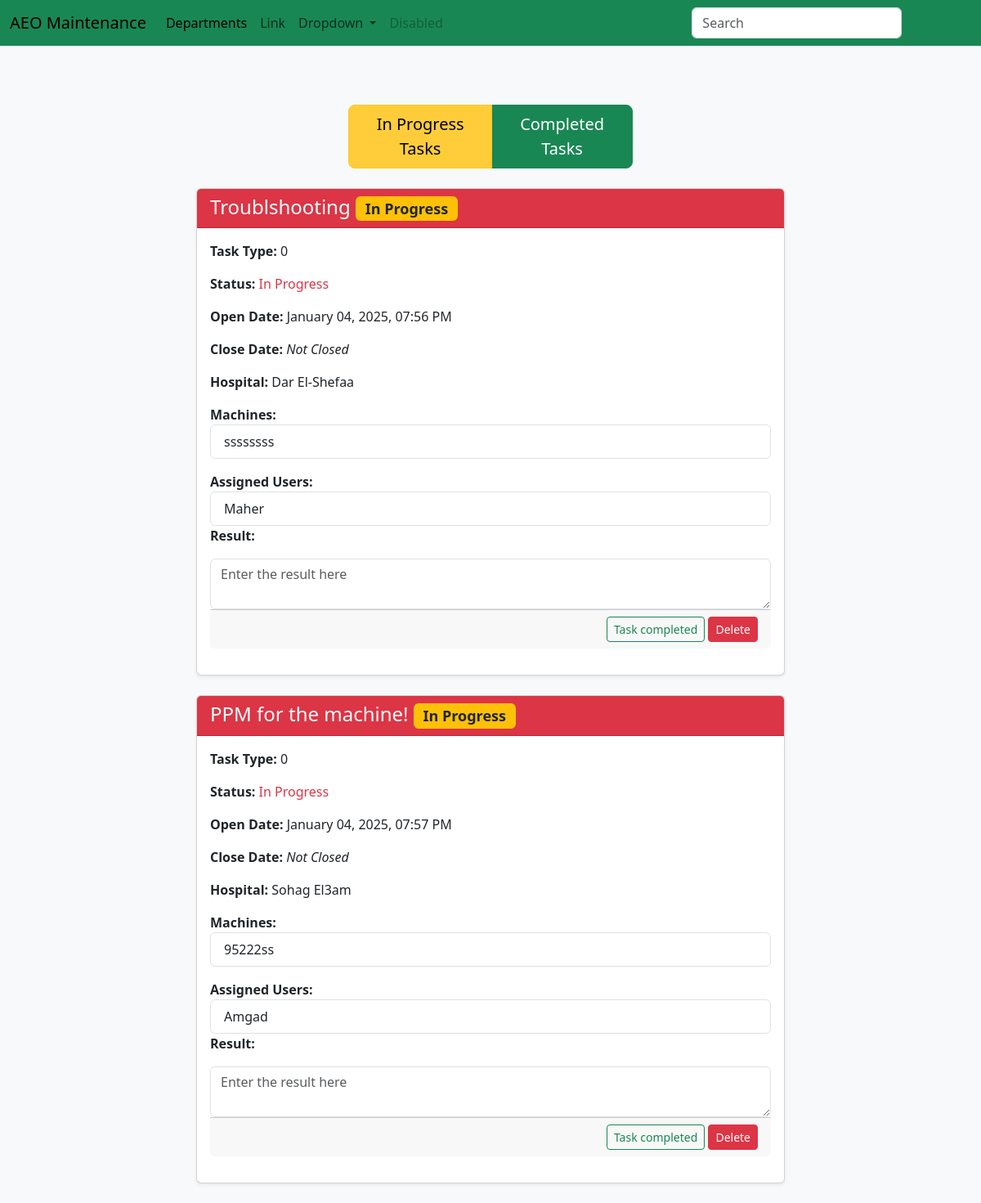
Page /departments/1/in_progress_tasks/ on the earlier database version.
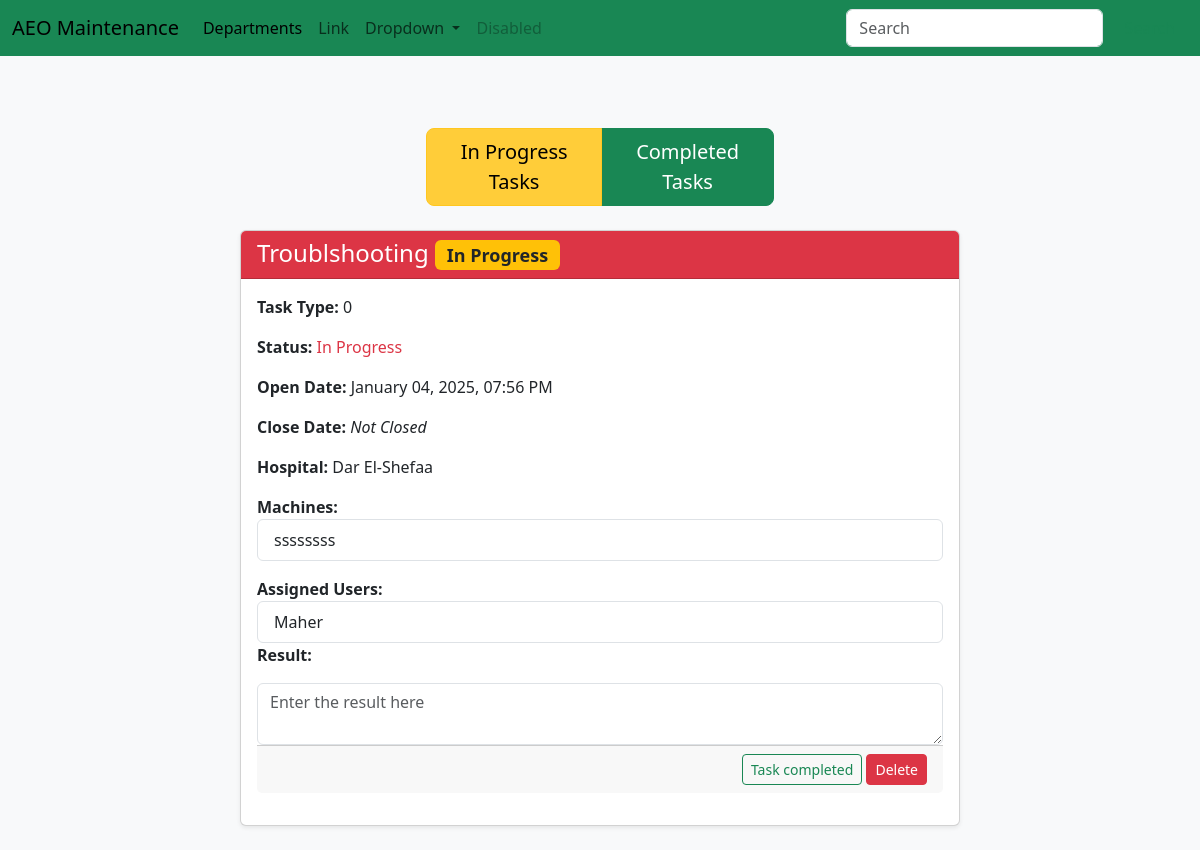
Same page on the later database version.
### maintenance_system/models.py (models this page shows, shortened)
class Task(db.Model):
	id = db.Column(db.Integer, primary_key=True)
	task_type = db.Column(db.String(80))
	status = db.Column(db.Integer, default=int(0)) # 0: not completed, 1: in progress, 2: done
	open_date = db.Column(db.DateTime, nullable=False, default=default_time)
	close_date = db.Column(db.DateTime)
	description = db.Column(db.String(200))
	result = db.Column(db.String(200))
	hospital_id = db.Column(db.Integer, db.ForeignKey('hospital.id'))
	users = db.relationship('User', secondary='user_task', backref='tasks', lazy='dynamic')

class Hospital(db.Model):
	id = db.Column(db.Integer, primary_key=True)
	name = db.Column(db.String(80), unique=True)
	governorate = db.Column(db.String(80))
	tasks = db.relationship('Task', backref='hospital', lazy=True)
	machines = db.relationship('Machine', backref='hospital', lazy=True)

class Machine(db.Model):
	id = db.Column(db.Integer, primary_key=True)
	serial_number = db.Column(db.String(80), unique=True)
	installation_date = db.Column(db.DateTime)
	contract_type = db.Column(db.Integer, default=int(0)) # 0: warranty, 1: maintenance, 2: none
	contract_name = db.Column(db.String(80))
	contract_start_date = db.Column(db.DateTime)
	contract_end_date = db.Column(db.DateTime)
	user_id = db.Column(db.Integer, db.ForeignKey('user.id'))
	model_id = db.Column(db.Integer, db.ForeignKey('model.id'))
	hospital_id = db.Column(db.Integer, db.ForeignKey('hospital.id'))
	tasks = db.relationship('Task', secondary='machine_task', backref='machines', lazy='dynamic')

class User(db.Model):
	id = db.Column(db.Integer, primary_key=True)
	username = db.Column(db.String(80), unique=True)
	email = db.Column(db.String(120), unique=True)
	password = db.Column(db.String(120))
	rank = db.Column(db.String(120), default="Junior")
	profile_pic = db.Column(db.String(120), default="default.jpg")
	department_id = db.Column(db.Integer, db.ForeignKey('department.id'))
	machines = db.relationship('Machine', backref='user', lazy=True)
	hospitals = db.relationship('Hospital', secondary='user_hospital', backref='users', lazy='dynamic')

### maintenance_system/routes.py (the view)
@app.route('/departments/<int:department_id>/in_progress_tasks/', methods=['GET', 'POST'])
def in_progress_tasks(department_id):
    department = Department.query.get_or_404(department_id)
    tasks = Task.query.join(Task.machines).join(Machine.model).join(Model.device).filter(Device.department_id == department_id).all()
    tasks = [task for task in tasks if task.status == 0]
    return render_template('in_progress_tasks.html', department=department, tasks=tasks)

### maintenance_system/Templates/in_progress_tasks.html (shortened to what this page needs)
{% extends "layout.html" %}
{% block content %}
<div class="container mt-4">
	<div class="row justify-content-center">
		<div class="col-lg-4 mb-4">
			<div class="btn-group justify-content-center" role="group" aria-label="Basic mixed styles example">
				<button type="button" class="btn btn-lg btn-warning active">In Progress Tasks</button>
				<a href="{{ url_for('completed_tasks', department_id = department.id)}}"
					class="btn btn-lg btn-success">Completed Tasks</a>
			</div>
		</div>
	</div>
	<div class="row justify-content-center">
		{% if tasks %}
		{% for task in tasks %}
		<div class="col-md-8 mb-4">
			<div class="card shadow-sm">
				<div
					class="card-header
                    {% if task.status == 0 %} bg-danger text-white {% elif task.status == 1 %} bg-success text-white {% endif %}">
					<h4 class="card-title mb-0">
						{{ task.description }}
						<span
							class="badge
                            {% if task.status == 0 %} bg-warning text-dark {% elif task.status == 1 %} bg-light text-dark {% endif %}">
							{% if task.status == 0 %}
							In Progress
							{% elif task.status == 1 %}
							Completed
							{% endif %}
						</span>
					</h4>
				</div>
				<div class="card-body">
					<p><strong>Task Type:</strong> {{ task.task_type }}</p>
					<p><strong>Status:</strong>
						{% if task.status == 0 %}
						<span class="text-danger">In Progress</span>
						{% elif task.status == 1 %}
						<span class="text-success">Completed</span>
						{% endif %}
					</p>
					<p><strong>Open Date:</strong>
						{{ task.open_date.strftime('%B %d, %Y, %I:%M %p') }}
					</p>
					<p><strong>Close Date:</strong>
						{% if task.close_date %}
						{{ task.close_date.strftime('%B %d, %Y, %I:%M %p') }}
						{% else %}
						<em>Not Closed</em>
						{% endif %}
					</p>
					<p><strong>Hospital:</strong> {{ task.hospital.name }}</p>
					{% if task.machines %}
					<div>
						<strong>Machines:</strong>
						<ul class="list-group">
							{% for machine in task.machines %}
							<li class="list-group-item">{{ machine.serial_number }}</li>
							{% endfor %}
						</ul>
					</div>
					{% endif %}
					{% if task.users %}
					<div class="mt-3">
						<strong>Assigned Users:</strong>
						<ul class="list-group">
							{% for user in task.users %}
							<li class="list-group-item">{{ user.username }}</li>
							{% endfor %}
						</ul>
					</div>
					{% endif %}
					<p><strong>Result:</strong>
					<form method="post" action="{{ url_for('add_task_result', task_id=task.id) }}">
						<textarea name="result" class="form-control" placeholder="Enter the result here"></textarea>
						<div class="card-footer text-end">
							<button class="btn btn-outline-success btn-sm">Task completed</button>
							<a href="{{ url_for('delete_task', task_id=task.id) }}"
								class="btn btn-danger btn-sm">Delete</a>
						</div>
					</form>
					</p>
				</div>
			</div>
		</div>
		{% endfor %}
		{% endif %}
	</div>
</div>
{% endblock %}

Differences in the rows shown:
no longer on this page (row edited): Task: description "PPM for the machine!", status "In Progress", task_type "0", open_date "January 04, 2025, 07:57 PM", shows "Not Closed", hospital.name "Sohag El3am"
no longer on this page (row unchanged): Machine: serial_number "95222ss", shown under "PPM for the machine!"
no longer on this page (row unchanged): User: username "Amgad", shown under "PPM for the machine!"
